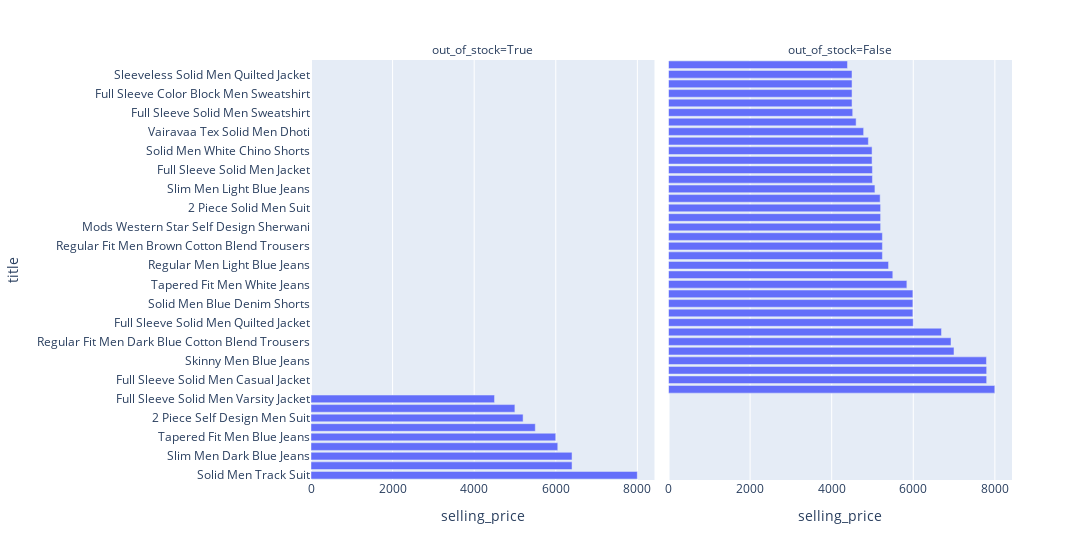

The code cell stored with this chart in its notebook:
### Code cell
high_selling_price_df.drop_duplicates(subset=['title'],inplace=True) #deop duplicates
px.bar(high_selling_price_df.head(100),y='title',
       x='selling_price',facet_col='out_of_stock',width=1300)

### Figure 1 — Plotly figure (JSON) as saved in the notebook; plotly's stock layout.template omitted (floating-point values rounded to 4 significant figures)
{"data": [{"alignmentgroup": "True", "hovertemplate": "out_of_stock=True<br>selling_price=%{x}<br>title=%{y}<extra></extra>", "legendgroup": "", "marker": {"color": "#636efa", "pattern": {"shape": ""}}, "name": "", "offsetgroup": "", "orientation": "h", "showlegend": false, "textposition": "auto", "type": "bar", "x": [7999, 6399, 6399, 6049, 5999, 5498, 5199, 4998, 4499], "xaxis": "x", "y": ["Solid Men Track Suit", "Slim Men Black Jeans", "Slim Men Dark Blue Jeans", "Full Sleeve Solid Men Padded Jacket", "Tapered Fit Men Blue Jeans", "Full Sleeve Solid Men Riding Jacket", "2 Piece Self Design Men Suit", "Full Sleeve Colorblock Men Casual Jacket", "Full Sleeve Solid Men Varsity Jacket"], "yaxis": "y"}, {"alignmentgroup": "True", "hovertemplate": "out_of_stock=False<br>selling_price=%{x}<br>title=%{y}<extra></extra>", "legendgroup": "", "marker": {"color": "#636efa", "pattern": {"shape": ""}}, "name": "", "offsetgroup": "", "orientation": "h", "showlegend": false, "textposition": "auto", "type": "bar", "x": [7998, 7799, 7799, 7794, 6998, 6925, 6692, 5998, 5990, 5990, 5990, 5843, 5498, 5394, 5243, 5243, 5243, 5200, 5199, 5199, 5188, 5060, 4999, 4998, 4990, 4990, 4899, 4783, 4599, 4515, 4499, 4499, 4499, 4498, 4387], "xaxis": "x2", "y": ["Checkered Single Breasted Party Men Full Sleeve Blazer  (Grey)", "Full Sleeve Solid Men Casual Jacket", "Full Sleeve Printed Men Sweatshirt", "Skinny Men Blue Jeans", "Self Design Single Breasted Party Men Full Sleeve Blazer  (Blue)", "Regular Fit Men Dark Blue Cotton Blend Trousers", "Maxx Regular Men Black Jeans", "Full Sleeve Solid Men Quilted Jacket", "Solid Men Beige Denim Shorts", "Solid Men Blue Denim Shorts", "Slim Men Blue Jeans", "Tapered Fit Men White Jeans", "Full Sleeve Solid Men Bomber Jacket", "Regular Men Light Blue Jeans", "Regular Fit Men Blue Cotton Blend Trousers", "Regular Fit Men Brown Cotton Blend Trousers", "Regular Fit Men Green Cotton Blend Trousers", "Mods Western Star Self Design Sherwani", "3 Piece Solid Men Suit", "2 Piece Solid Men Suit", "Full Sleeve Self Design Men Casual Jacket", "Slim Men Light Blue Jeans", "Full Sleeve Striped Men Bomber Jacket", "Full Sleeve Solid Men Jacket", "Solid Men Dark Blue Chino Shorts", "Solid Men White Chino Shorts", "Full Sleeve Solid Men Sports Jacket", "Vairavaa Tex Solid Men Dhoti", "Self Design Single Breasted Wedding, Casual, Party, Formal, Festive, Festive & Wedding Men Full Sleeve Blazer  (Green)", "Full Sleeve Solid Men Sweatshirt", "Solid Men Black Track Pants", "Full Sleeve Color Block Men Sweatshirt", "Sleeveless Solid Men Casual Jacket", "Sleeveless Solid Men Quilted Jacket", "SIVAA TEX Men's Pure Silk White Dhoti Men Dhoti"], "yaxis": "y2"}], "layout": {"annotations": [{"font": {}, "showarrow": false, "text": "out_of_stock=True", "x": 0.245, "xanchor": "center", "xref": "paper", "y": 1, "yanchor": "bottom", "yref": "paper"}, {"font": {}, "showarrow": false, "text": "out_of_stock=False", "x": 0.755, "xanchor": "center", "xref": "paper", "y": 1, "yanchor": "bottom", "yref": "paper"}], "barmode": "relative", "legend": {"tracegroupgap": 0}, "margin": {"t": 60}, "width": 1300, "xaxis": {"anchor": "y", "domain": [0, 0.49], "title": {"text": "selling_price"}}, "xaxis2": {"anchor": "y2", "domain": [0.51, 1], "matches": "x", "title": {"text": "selling_price"}}, "yaxis": {"anchor": "x", "domain": [0, 1], "title": {"text": "title"}}, "yaxis2": {"anchor": "x2", "domain": [0, 1], "matches": "y", "showticklabels": false}}}
